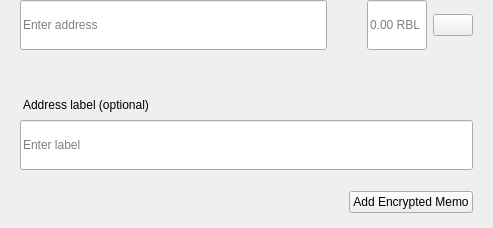
<?xml version="1.0" encoding="UTF-8"?>
<ui version="4.0">
 <class>SendMultiRow</class>
 <widget class="QWidget" name="SendMultiRow">
  <property name="geometry">
   <rect>
    <x>0</x>
    <y>0</y>
    <width>493</width>
    <height>228</height>
   </rect>
  </property>
  <property name="minimumSize">
   <size>
    <width>0</width>
    <height>0</height>
   </size>
  </property>
  <property name="maximumSize">
   <size>
    <width>16777215</width>
    <height>16777215</height>
   </size>
  </property>
  <property name="windowTitle">
   <string>Form</string>
  </property>
  <layout class="QVBoxLayout" name="verticalLayout_3">
   <property name="spacing">
    <number>0</number>
   </property>
   <property name="leftMargin">
    <number>0</number>
   </property>
   <property name="topMargin">
    <number>0</number>
   </property>
   <property name="rightMargin">
    <number>20</number>
   </property>
   <property name="bottomMargin">
    <number>5</number>
   </property>
   <item alignment="Qt::AlignTop">
    <widget class="QWidget" name="widget" native="true">
     <property name="sizePolicy">
      <sizepolicy hsizetype="Expanding" vsizetype="Maximum">
       <horstretch>0</horstretch>
       <verstretch>0</verstretch>
      </sizepolicy>
     </property>
     <property name="minimumSize">
      <size>
       <width>0</width>
       <height>60</height>
      </size>
     </property>
     <property name="maximumSize">
      <size>
       <width>16777215</width>
       <height>85</height>
      </size>
     </property>
     <layout class="QHBoxLayout" name="horizontalLayout" stretch="6,0,2">
      <property name="spacing">
       <number>0</number>
      </property>
      <property name="leftMargin">
       <number>8</number>
      </property>
      <property name="topMargin">
       <number>0</number>
      </property>
      <property name="rightMargin">
       <number>0</number>
      </property>
      <property name="bottomMargin">
       <number>0</number>
      </property>
      <item alignment="Qt::AlignTop">
       <widget class="QStackedWidget" name="stackedAddress">
        <property name="minimumSize">
         <size>
          <width>0</width>
          <height>50</height>
         </size>
        </property>
        <property name="maximumSize">
         <size>
          <width>16777215</width>
          <height>50</height>
         </size>
        </property>
        <widget class="QWidget" name="page_4">
         <property name="sizePolicy">
          <sizepolicy hsizetype="Expanding" vsizetype="Preferred">
           <horstretch>0</horstretch>
           <verstretch>0</verstretch>
          </sizepolicy>
         </property>
         <property name="minimumSize">
          <size>
           <width>0</width>
           <height>50</height>
          </size>
         </property>
         <property name="maximumSize">
          <size>
           <width>16777215</width>
           <height>55</height>
          </size>
         </property>
         <layout class="QVBoxLayout" name="verticalLayout_7">
          <property name="spacing">
           <number>0</number>
          </property>
          <property name="leftMargin">
           <number>12</number>
          </property>
          <property name="topMargin">
           <number>0</number>
          </property>
          <property name="rightMargin">
           <number>0</number>
          </property>
          <property name="bottomMargin">
           <number>0</number>
          </property>
          <item>
           <widget class="QLineEdit" name="lineEditAddress">
            <property name="minimumSize">
             <size>
              <width>0</width>
              <height>50</height>
             </size>
            </property>
            <property name="maximumSize">
             <size>
              <width>16777215</width>
              <height>50</height>
             </size>
            </property>
            <property name="placeholderText">
             <string>Enter address</string>
            </property>
           </widget>
          </item>
         </layout>
        </widget>
        <widget class="QWidget" name="page_3"/>
       </widget>
      </item>
      <item>
       <spacer name="horizontalSpacer_3">
        <property name="orientation">
         <enum>Qt::Horizontal</enum>
        </property>
        <property name="sizeType">
         <enum>QSizePolicy::Fixed</enum>
        </property>
        <property name="sizeHint" stdset="0">
         <size>
          <width>40</width>
          <height>20</height>
         </size>
        </property>
       </spacer>
      </item>
      <item>
       <layout class="QHBoxLayout" name="horizontalLayout_2">
        <property name="spacing">
         <number>6</number>
        </property>
        <item alignment="Qt::AlignTop">
         <widget class="QLineEdit" name="lineEditAmount">
          <property name="sizePolicy">
           <sizepolicy hsizetype="Expanding" vsizetype="Preferred">
            <horstretch>0</horstretch>
            <verstretch>0</verstretch>
           </sizepolicy>
          </property>
          <property name="minimumSize">
           <size>
            <width>0</width>
            <height>50</height>
           </size>
          </property>
          <property name="maximumSize">
           <size>
            <width>16777215</width>
            <height>50</height>
           </size>
          </property>
          <property name="maxLength">
           <number>17</number>
          </property>
          <property name="alignment">
           <set>Qt::AlignLeading|Qt::AlignLeft|Qt::AlignVCenter</set>
          </property>
          <property name="placeholderText">
           <string notr="true">0.00 RBL</string>
          </property>
         </widget>
        </item>
        <item>
         <layout class="QVBoxLayout" name="verticalLayout">
          <property name="topMargin">
           <number>14</number>
          </property>
          <property name="bottomMargin">
           <number>0</number>
          </property>
          <item alignment="Qt::AlignTop">
           <widget class="QPushButton" name="btnMenu">
            <property name="minimumSize">
             <size>
              <width>0</width>
              <height>0</height>
             </size>
            </property>
            <property name="maximumSize">
             <size>
              <width>16777215</width>
              <height>16777215</height>
             </size>
            </property>
            <property name="focusPolicy">
             <enum>Qt::NoFocus</enum>
            </property>
            <property name="text">
             <string/>
            </property>
           </widget>
          </item>
         </layout>
        </item>
       </layout>
      </item>
     </layout>
    </widget>
   </item>
   <item>
    <widget class="QWidget" name="layoutLabel" native="true">
     <property name="minimumSize">
      <size>
       <width>0</width>
       <height>0</height>
      </size>
     </property>
     <property name="maximumSize">
      <size>
       <width>16777215</width>
       <height>16777215</height>
      </size>
     </property>
     <layout class="QVBoxLayout" name="verticalLayout_9">
      <property name="spacing">
       <number>6</number>
      </property>
      <property name="leftMargin">
       <number>20</number>
      </property>
      <property name="topMargin">
       <number>0</number>
      </property>
      <property name="rightMargin">
       <number>0</number>
      </property>
      <property name="bottomMargin">
       <number>10</number>
      </property>
      <item>
       <spacer name="verticalSpacer">
        <property name="orientation">
         <enum>Qt::Vertical</enum>
        </property>
        <property name="sizeType">
         <enum>QSizePolicy::Fixed</enum>
        </property>
        <property name="sizeHint" stdset="0">
         <size>
          <width>20</width>
          <height>20</height>
         </size>
        </property>
       </spacer>
      </item>
      <item>
       <widget class="QLabel" name="labelSubtitleDescription">
        <property name="styleSheet">
         <string notr="true">margin-bottom:2px;
margin-left:0.05px;
padding:0px;</string>
        </property>
        <property name="text">
         <string>Address label (optional)</string>
        </property>
       </widget>
      </item>
      <item>
       <widget class="QLineEdit" name="lineEditDescription">
        <property name="minimumSize">
         <size>
          <width>0</width>
          <height>50</height>
         </size>
        </property>
        <property name="maximumSize">
         <size>
          <width>16777215</width>
          <height>50</height>
         </size>
        </property>
        <property name="placeholderText">
         <string>Enter label</string>
        </property>
       </widget>
      </item>
      <item>
       <spacer name="verticalSpacer_2">
        <property name="orientation">
         <enum>Qt::Vertical</enum>
        </property>
        <property name="sizeType">
         <enum>QSizePolicy::Fixed</enum>
        </property>
        <property name="sizeHint" stdset="0">
         <size>
          <width>20</width>
          <height>15</height>
         </size>
        </property>
       </spacer>
      </item>
      <item>
       <widget class="QWidget" name="containerMemo" native="true">
        <layout class="QHBoxLayout" name="horizontalLayout_5">
         <property name="leftMargin">
          <number>0</number>
         </property>
         <property name="topMargin">
          <number>0</number>
         </property>
         <property name="rightMargin">
          <number>0</number>
         </property>
         <property name="bottomMargin">
          <number>0</number>
         </property>
         <item>
          <spacer name="horizontalSpacer">
           <property name="orientation">
            <enum>Qt::Horizontal</enum>
           </property>
           <property name="sizeHint" stdset="0">
            <size>
             <width>40</width>
             <height>20</height>
            </size>
           </property>
          </spacer>
         </item>
         <item>
          <widget class="QPushButton" name="btnAddMemo">
           <property name="text">
            <string notr="true">Add Encrypted Memo</string>
           </property>
          </widget>
         </item>
        </layout>
       </widget>
      </item>
     </layout>
    </widget>
   </item>
  </layout>
 </widget>
 <resources/>
 <connections/>
</ui>
